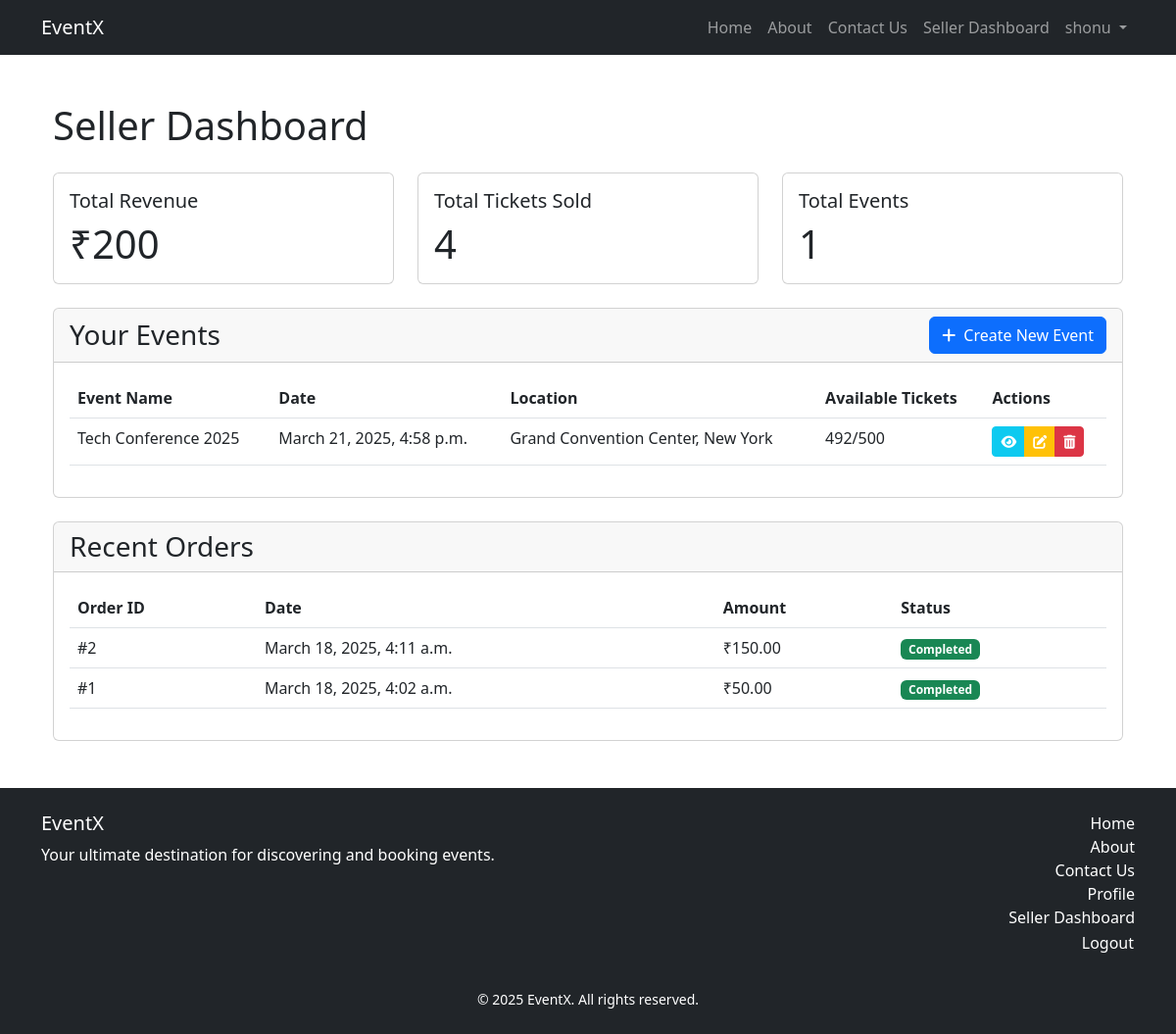
The app's page /seller/dashboard/ (signed in), older data.
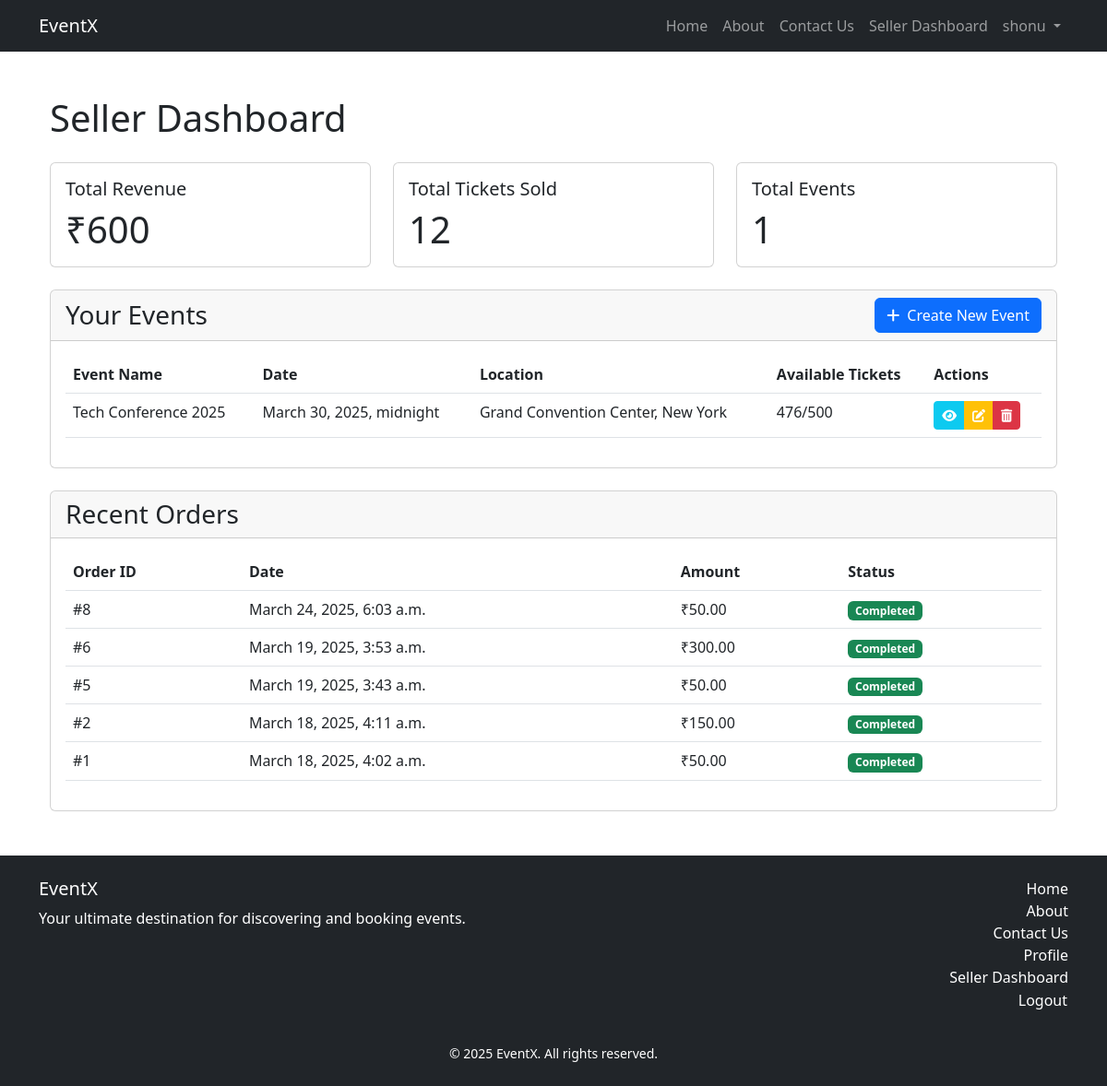
The same page, newer data.
### events/models.py (models this page shows, shortened)
class Event(models.Model):
    seller = models.ForeignKey(
        Seller,
        on_delete=models.CASCADE,
        related_name="events"
    )
    name = models.CharField(max_length=255)
    description = models.TextField()
    date = models.DateTimeField()
    location = models.CharField(max_length=255)
    price = models.DecimalField(max_digits=10, decimal_places=2)
    total_tickets = models.PositiveIntegerField()
    available_tickets = models.PositiveIntegerField()
    image = models.ImageField(upload_to="events/", blank=True, null=True)
    class Meta:
        ordering = ['date']

class Order(models.Model):
    seller = models.ForeignKey(Seller, on_delete=models.CASCADE)
    event_booking = models.OneToOneField(
        Booking,
        on_delete=models.SET_NULL,
        related_name='order',
        null=True,
        blank=True
    )
    created_at = models.DateTimeField(auto_now_add=True)
    total_amount = models.DecimalField(max_digits=10, decimal_places=2, default=0)
    class Meta:
        ordering = ['-created_at']

### events/views.py (the view)
# urls.py: path("seller/dashboard/", views.seller_dashboard, name="seller_dashboard"),
@seller_required
def seller_dashboard(request):
    seller = get_object_or_404(Seller, user=request.user)
    seller_events = Event.objects.filter(seller=seller)
    seller_orders = Order.objects.filter(seller=seller)
    total_revenue = seller_orders.aggregate(total=Sum('total_amount'))['total'] or 0
    total_tickets = Booking.objects.filter(event__seller=seller, status='confirmed').aggregate(total=Sum('quantity'))['total'] or 0
    return render(request, "events/seller_dashboard.html", {
        "seller": seller,
        "events": seller_events,
        "orders": seller_orders,
        "total_revenue": total_revenue,
        "total_tickets": total_tickets,
    })

### events/views.py (called while the page is built)
def seller_required(view_func):
    def check_seller(user):
        return user.is_authenticated and Seller.objects.filter(user=user).exists()
    return user_passes_test(check_seller)(view_func)

### events/templates/events/seller_dashboard.html (shortened to what this page needs)
{% extends "events/base.html" %}
{% load static %}
{% block content %}
<div class="container py-4">
    <h1 class="mb-4">Seller Dashboard</h1>
    <div class="row mb-4">
        <div class="col-md-4">
            <div class="card">
                <div class="card-body">
                    <h5 class="card-title">Total Revenue</h5>
                    <p class="card-text display-6">₹{{ total_revenue }}</p>
                </div>
            </div>
        </div>
        <div class="col-md-4">
            <div class="card">
                <div class="card-body">
                    <h5 class="card-title">Total Tickets Sold</h5>
                    <p class="card-text display-6">{{ total_tickets }}</p>
                </div>
            </div>
        </div>
        <div class="col-md-4">
            <div class="card">
                <div class="card-body">
                    <h5 class="card-title">Total Events</h5>
                    <p class="card-text display-6">{{ events|length }}</p>
                </div>
            </div>
        </div>
    </div>
    <div class="card mb-4">
        <div class="card-header d-flex justify-content-between align-items-center">
            <h3 class="mb-0">Your Events</h3>
            <a href="{% url 'create_event' %}" class="btn btn-primary">
                <i class="fas fa-plus me-2"></i>Create New Event
            </a>
        </div>
        <div class="card-body">
            {% if events %}
            <div class="table-responsive">
                <table class="table">
                    <thead>
                        <tr>
                            <th>Event Name</th>
                            <th>Date</th>
                            <th>Location</th>
                            <th>Available Tickets</th>
                            <th>Actions</th>
                        </tr>
                    </thead>
                    <tbody>
                        {% for event in events %}
                        <tr>
                            <td>{{ event.name }}</td>
                            <td>{{ event.date }}</td>
                            <td>{{ event.location }}</td>
                            <td>{{ event.available_tickets }}/{{ event.total_tickets }}</td>
                            <td>
                                <div class="btn-group" role="group">
                                    <a href="{% url 'event_detail' event.id %}" class="btn btn-sm btn-info text-white" title="View Event">
                                        <i class="fas fa-eye"></i>
                                    </a>
                                    <a href="{% url 'edit_event' event.id %}" class="btn btn-sm btn-warning text-white" title="Edit Event">
                                        <i class="fas fa-edit"></i>
                                    </a>
                                    <button type="button" class="btn btn-sm btn-danger text-white" data-bs-toggle="modal" data-bs-target="#deleteModal{{ event.id }}" title="Delete Event">
                                        <i class="fas fa-trash-alt"></i>
                                    </button>
                                </div>
                            </td>
                        </tr>
                        {% endfor %}
                    </tbody>
                </table>
            </div>
            {% else %}
            <p class="text-center">No events created yet.</p>
            {% endif %}
        </div>
    </div>
    <div class="card">
        <div class="card-header">
            <h3 class="mb-0">Recent Orders</h3>
        </div>
        <div class="card-body">
            {% if orders %}
            <div class="table-responsive">
                <table class="table">
                    <thead>
                        <tr>
                            <th>Order ID</th>
                            <th>Date</th>
                            <th>Amount</th>
                            <th>Status</th>
                        </tr>
                    </thead>
                    <tbody>
                        {% for order in orders %}
                        <tr>
                            <td>#{{ order.id }}</td>
                            <td>{{ order.created_at }}</td>
                            <td>₹{{ order.total_amount }}</td>
                            <td><span class="badge bg-success">Completed</span></td>
                        </tr>
                        {% endfor %}
                    </tbody>
                </table>
            </div>
            {% else %}
            <p class="text-center">No orders yet.</p>
            {% endif %}
        </div>
    </div>
</div>
{% endblock %}

### events/templates/events/base.html (shortened to what this page needs)
<!DOCTYPE html>
<html lang="en">
<head>
  <link rel="stylesheet" href="https://cdn.jsdelivr.net/npm/bootstrap@5.3.0/dist/css/bootstrap.min.css">
  <link href="https://cdnjs.cloudflare.com/ajax/libs/font-awesome/6.5.1/css/all.min.css" rel="stylesheet">
</head>
<body>
  <nav class="navbar navbar-expand-lg navbar-dark bg-dark">
    <div class="container">
      <a class="navbar-brand" href="{% url 'index' %}">EventX</a>
      <div class="collapse navbar-collapse" id="navbarSupportedContent">
        <ul class="navbar-nav ms-auto mb-2 mb-lg-0">
          <li class="nav-item">
            <a class="nav-link" href="{% url 'index' %}">Home</a>
          </li>
          <li class="nav-item">
            <a class="nav-link" href="">About</a>
          </li>
          <li class="nav-item">
            <a class="nav-link" href="">Contact Us</a>
          </li>
          {% if user.is_authenticated %}
            {% if user.is_superuser %}
              <li class="nav-item">
                <a class="nav-link" href="{% url 'admin_dashboard' %}">Admin Dashboard</a>
              </li>
              <li class="nav-item">
                <form action="{% url 'logout' %}" method="post" style="display: inline;">
                  {% csrf_token %}
                  <button type="submit" class="nav-link btn btn-link" style="text-decoration: none;">Logout</button>
                </form>
              </li>
            {% elif user.seller %}
              <li class="nav-item">
                <a class="nav-link" href="{% url 'seller_dashboard' %}">Seller Dashboard</a>
              </li>
            {% else %}
              <li class="nav-item">
                <a class="nav-link" href="{% url 'booking_history' %}">My Bookings</a>
              </li>
            {% endif %}
            {% if not user.is_superuser %}
            <li class="nav-item dropdown">
              <a class="nav-link dropdown-toggle" href="#" id="profileDropdown" role="button"
                 data-bs-toggle="dropdown" aria-expanded="false">
                {{ user.first_name|default:user.username }}
              </a>
            </li>
            {% endif %}
          {% else %}
            <li class="nav-item">
              <a class="nav-link" href="{% url 'login' %}">Login</a>
            </li>
          {% endif %}
        </ul>
      </div>
    </div>
  </nav>
  <div class="container mt-4">
    {% block content %}{% endblock %}
  </div>
  <footer class="bg-dark text-white mt-4">
    <div class="container py-4">
      <div class="row">
        <div class="col-md-6">
          <h5>EventX</h5>
          <p>Your ultimate destination for discovering and booking events.</p>
        </div>
        <div class="col-md-6 text-md-end">
          <ul class="list-unstyled">
            <li><a href="{% url 'index' %}" class="text-white text-decoration-none">Home</a></li>
            <li><a href="" class="text-white text-decoration-none">About</a></li>
            <li><a href="" class="text-white text-decoration-none">Contact Us</a></li>
            {% if user.is_authenticated %}
              <li><a href="" class="text-white text-decoration-none">Profile</a></li>
              {% if user.is_superuser %}
                <li><a href="{% url 'admin_dashboard' %}" class="text-white text-decoration-none">Admin Dashboard</a></li>
              {% elif user.seller %}
                <li><a href="{% url 'seller_dashboard' %}" class="text-white text-decoration-none">Seller Dashboard</a></li>
              {% else %}
                <li><a href="{% url 'booking_history' %}" class="text-white text-decoration-none">My Bookings</a></li>
              {% endif %}
              <li>
                <form action="{% url 'logout' %}" method="post">
                  <button type="submit" class="btn btn-link text-white text-decoration-none p-0">Logout</button>
                </form>
              </li>
            {% else %}
              <li><a href="{% url 'login' %}" class="text-white text-decoration-none">Login</a></li>
            {% endif %}
          </ul>
        </div>
      </div>
      <div class="text-center mt-3">
        <small>&copy; 2025 EventX. All rights reserved.</small>
      </div>
    </div>
  </footer>
</body>
</html>

Row changes from the older to the newer data that the page shows:
changed Event "Grand Convention Center, New York": date "March 21, 2025, 4:58 p.m." → "March 30, 2025, midnight"; available_tickets "492" → "476"
added Order: id "8", created_at "March 24, 2025, 6:03 a.m.", total_amount "50.00"
added Order: id "6", created_at "March 19, 2025, 3:53 a.m.", total_amount "300.00"
added Order: id "5", created_at "March 19, 2025, 3:43 a.m.", total_amount "50.00"
Text that changed along with them:
{{ total_revenue }}: "200" → "600"
{{ total_tickets }}: "4" → "12"
